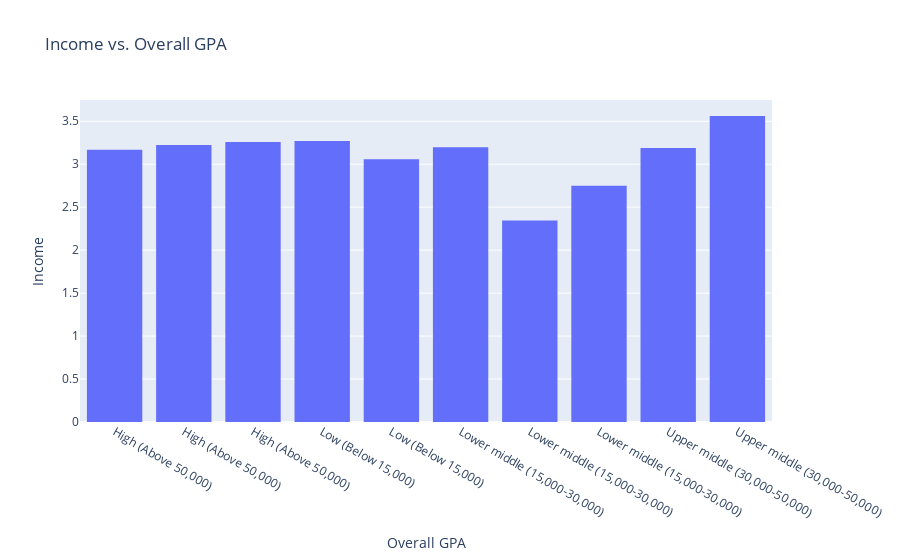

Notebook code for this chart:
### Markdown cell above
I thought it would be intresting to see if i could see any trends between grades from highschool to higher education. whether it would drop or increase. Overall It's pretty scatter but i would say its heavily populated that genereally people who scored high in high school also scored high in university. there are some varaition of students who scored better at university than in high school though.

### Code cell
df2 = df_copy2.groupby('Income')['Overall'].mean().reset_index()

fig = px.histogram(df2,x='Income', y='Overall', title='Income vs. Overall GPA')

fig.update_layout(
                  xaxis_title="Overall GPA",
                  yaxis_title="Income"
                  )


fig.show()

### Figure 1 — Plotly figure (JSON) as saved in the notebook; plotly's stock layout.template omitted (floating-point values rounded to 4 significant figures)
{"data": [{"bingroup": "x", "histfunc": "sum", "hovertemplate": "Income=%{x}<br>sum of Overall=%{y}<extra></extra>", "legendgroup": "", "marker": {"color": "#636efa", "pattern": {"shape": ""}}, "name": "", "orientation": "v", "showlegend": false, "type": "histogram", "x": ["High (Above 50,000)", "High (Above 50,000) ", "High (Above 50,000)  ", "Low (Below 15,000)", "Low (Below 15,000) ", "Lower middle (15,000-30,000)", "Lower middle (15,000-30,000) ", "Lower middle (15,000-30,000)  ", "Upper middle (30,000-50,000)", "Upper middle (30,000-50,000) "], "xaxis": "x", "y": [3.168, 3.224, 3.26, 3.27, 3.059, 3.197, 2.344, 2.75, 3.188, 3.56], "yaxis": "y"}], "layout": {"barmode": "relative", "legend": {"tracegroupgap": 0}, "title": {"text": "Income vs. Overall GPA"}, "xaxis": {"anchor": "y", "domain": [0, 1], "title": {"text": "Overall GPA"}}, "yaxis": {"anchor": "x", "domain": [0, 1], "title": {"text": "Income"}}}}
